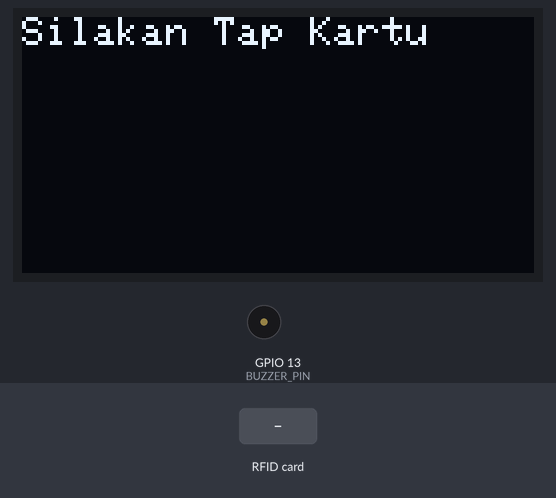
A sketch run on a simulated ESP32. On the bench: 128×64 one-colour display, buzzer (waves = sounding, pin HIGH). Inputs (shaded band) come from the test bench. WiFi joins after 1.5 s; servers stay silent unless stated; uploads are accepted with an empty reply; storage starts empty; what the sketch prints to the serial monitor is not drawn.

Above: at 4.8 s.
4.9 s: RFID card AB CD EF 12 held to the reader
At 5.9 s:
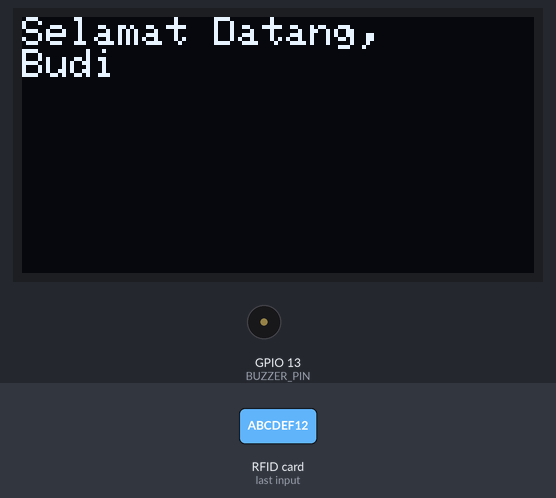
7.9 s: RFID card 34 56 78 90 held to the reader
At 9.6 s:
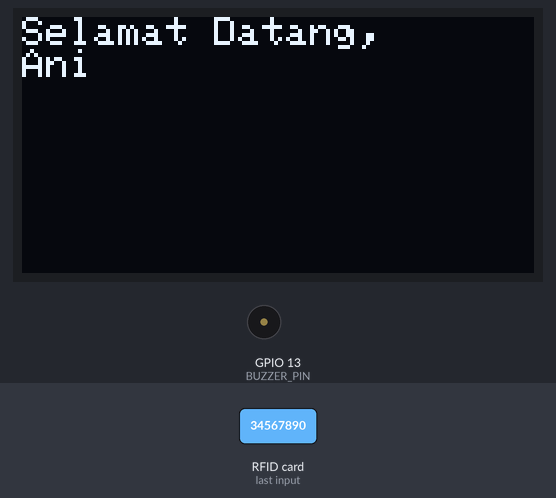
10.9 s: RFID card 5E 7A 19 C4 held to the reader
At 12.1 s:
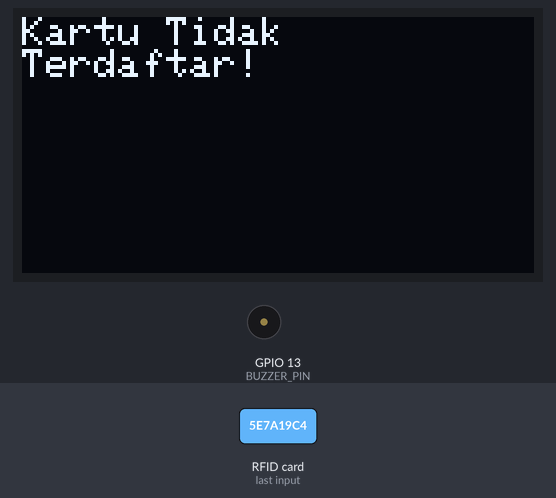
Timing chart, 0 to 15.3 s (numbered marks = the images above; inputs shaded):
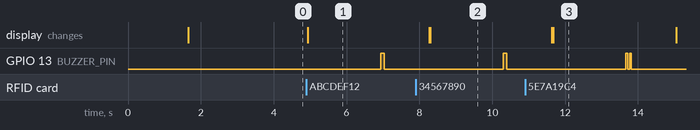

Measured:
- after the input at 4.9 s, GPIO 13 (BUZZER_PIN): LOW → HIGH after 2.0 s, → LOW 0.10 s later; the display: changes at once (image 1)
- after the input at 7.9 s, GPIO 13 (BUZZER_PIN): LOW → HIGH after 2.4 s, → LOW 0.10 s later; the display: first differs from a run without the input after 0.40 s (image 2)
- after the input at 10.9 s, GPIO 13 (BUZZER_PIN): alternates HIGH for 0.05 s and LOW for 0.05 s, 4 changes in all, then stays LOW, starting after 2.8 s; the display: first differs from a run without the input after 0.77 s (image 3)

The sketch:

bab4_4_proyek_4.ino.ino
```cpp
#include <SPI.h>
#include <MFRC522.h>
#include <WiFi.h>
#include <HTTPClient.h>
#include <Wire.h>
#include <Adafruit_GFX.h>
#include <Adafruit_SSD1306.h>
#include <SD.h>

// --- KREDENSIAL & KONFIGURASI ---
char ssid[] = "NAMA_WIFI_ANDA";
char pass[] = "PASSWORD_WIFI_ANDA";
String googleScriptURL = "URL_GOOGLE_APPS_SCRIPT_ANDA";

// --- KONFIGURASI PIN ---
#define SS_PIN    5  // RFID SDA/CS
#define RST_PIN   4  // RFID RST
#define SD_CS_PIN 15 // SD Card CS
#define BUZZER_PIN 13

// --- INISIALISASI OBJEK ---
MFRC522 mfrc522(SS_PIN, RST_PIN);
Adafruit_SSD1306 display(128, 64, &Wire, -1);

// --- DATABASE KARTU (CONTOH) ---
// Di dunia nyata, ini bisa disimpan di SD Card atau database
String knownUIDs[] = {"AB CD EF 12", "34 56 78 90"};
String knownNames[] = {"Budi", "Ani"};

void setup() {
  Serial.begin(115200);
  SPI.begin();
  mfrc522.PCD_Init();
  display.begin(SSD1306_SWITCHCAPVCC, 0x3C);
  pinMode(BUZZER_PIN, OUTPUT);

  display.clearDisplay();
  display.setTextSize(1);
  display.setTextColor(WHITE);
  display.setCursor(0,0);
  display.println("Connecting to WiFi...");
  display.display();

  WiFi.begin(ssid, pass);
  while (WiFi.status() != WL_CONNECTED) {
    delay(500);
    Serial.print(".");
  }
  Serial.println(" WiFi Connected!");

  // Inisialisasi SD Card
  if(!SD.begin(SD_CS_PIN)){
    display.println("SD Card Error!");
    display.display();
  }

  displayMessage("Silakan Tap Kartu", 2000);
}

void loop() {
  if (!mfrc522.PICC_IsNewCardPresent() || !mfrc522.PICC_ReadCardSerial()) {
    return;
  }

  String uid = getCardUID();
  int userIndex = findUser(uid);

  if (userIndex != -1) { // Kartu terdaftar
    String name = knownNames[userIndex];
    displayMessage("Selamat Datang,\n" + name, 2000);
    playTone(true);
    logAttendance(uid, name, "Hadir");
  } else { // Kartu tidak terdaftar
    displayMessage("Kartu Tidak\nTerdaftar!", 2000);
    playTone(false);
    logAttendance(uid, "Unknown", "Ditolak");
  }

  mfrc522.PICC_HaltA();
  mfrc522.PCD_StopCrypto1();
  delay(1000);
  displayMessage("Silakan Tap Kartu", 0);
}

// --- FUNGSI-FUNGSI BANTUAN ---

String getCardUID() {
  String content = "";
  for (byte i = 0; i < mfrc522.uid.size; i++) {
    content.concat(String(mfrc522.uid.uidByte[i] < 0x10 ? " 0" : " "));
    content.concat(String(mfrc522.uid.uidByte[i], HEX));
  }
  content.toUpperCase();
  return content.substring(1);
}

int findUser(String uid) {
  for (int i = 0; i < sizeof(knownUIDs) / sizeof(String); i++) {
    if (uid.equals(knownUIDs[i])) {
      return i;
    }
  }
  return -1;
}

void logAttendance(String uid, String name, String status) {
  String data = String(millis()) + "," + uid + "," + name + "," + status;

  // Log ke SD Card sebagai backup
  File dataFile = SD.open("/absensi.csv", FILE_APPEND);
  if (dataFile) {
    dataFile.println(data);
    dataFile.close();
    Serial.println("Logged to SD Card");
  }

  // Kirim ke Google Sheets jika WiFi terhubung
  if (WiFi.status() == WL_CONNECTED) {
    HTTPClient http;
    String url = googleScriptURL + "?uid=" + uid + "&nama=" + name + "&status=" + status;
    http.begin(url.c_str());
    int httpCode = http.GET();
    if (httpCode > 0) Serial.println("Logged to Google Sheets");
    http.end();
  }
}

void displayMessage(String text, int delayTime) {
  display.clearDisplay();
  display.setCursor(0,0);
  display.println(text);
  display.display();
  if (delayTime > 0) delay(delayTime);
}

void playTone(bool success) {
  if (success) {
    digitalWrite(BUZZER_PIN, HIGH); delay(100); digitalWrite(BUZZER_PIN, LOW);
  } else {
    digitalWrite(BUZZER_PIN, HIGH); delay(50); digitalWrite(BUZZER_PIN, LOW); delay(50);
    digitalWrite(BUZZER_PIN, HIGH); delay(50); digitalWrite(BUZZER_PIN, LOW);
  }
}
```
